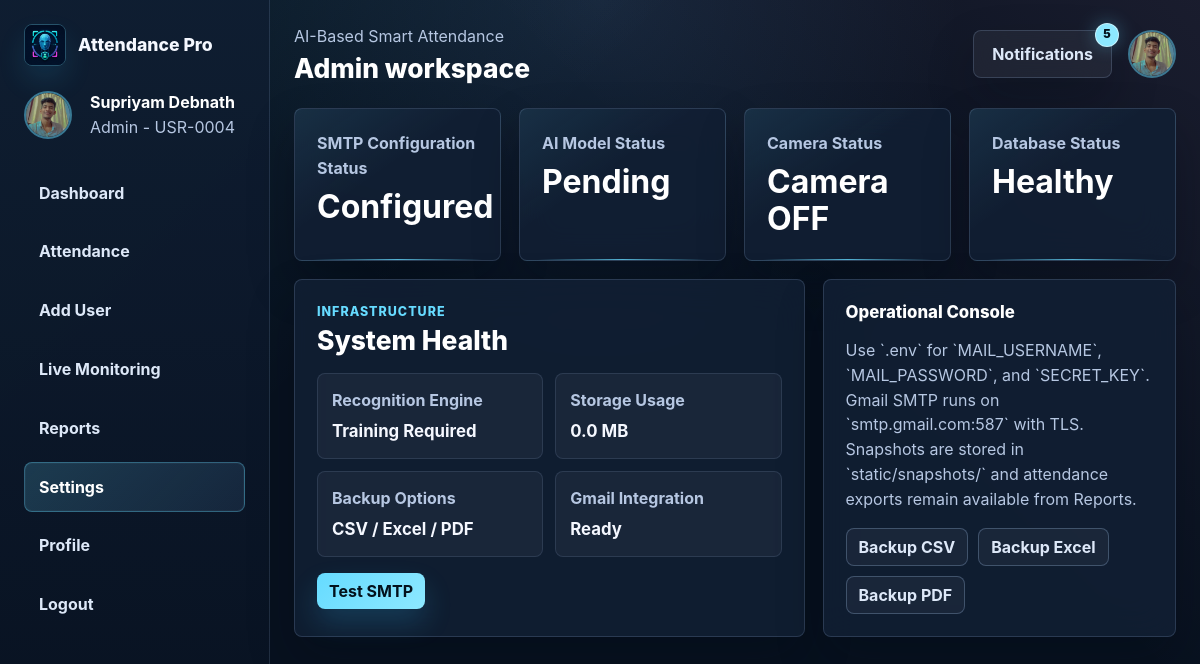
/settings (signed in), run on the app's committed database.
### database.py (models this page shows)
class User(db.Model):
    __tablename__ = "users"
    id = db.Column(db.Integer, primary_key=True)
    username = db.Column(db.String(80), unique=True, nullable=False, index=True)
    password = db.Column(db.String(255), nullable=False)
    role = db.Column(db.String(32), nullable=False, default="user")
    email = db.Column(db.String(160), unique=True, nullable=False, index=True)
    avatar = db.Column(db.String(255), nullable=False, default="default_user.png")
    full_name = db.Column(db.String(160), nullable=False, default="")
    id_number = db.Column(db.String(80), unique=True, nullable=False, default="")
    created_at = db.Column(db.DateTime, nullable=False, default=datetime.utcnow)
    updated_at = db.Column(db.DateTime, nullable=False, default=datetime.utcnow, onupdate=datetime.utcnow)
    edited_by = db.Column(db.Integer, nullable=True)
    edited_at = db.Column(db.DateTime, nullable=True)
    reset_otp_hash = db.Column(db.String(255), nullable=True)
    reset_otp_expires = db.Column(db.DateTime, nullable=True)
    attendance = db.relationship("Attendance", back_populates="user", cascade="all, delete-orphan")

class SystemLog(db.Model):
    __tablename__ = "system_logs"
    id = db.Column(db.Integer, primary_key=True)
    action = db.Column(db.String(255), nullable=False)
    edited_by = db.Column(db.Integer, nullable=True)
    timestamp = db.Column(db.DateTime, nullable=False, default=datetime.utcnow, index=True)

### app.py (the view)
@app.route("/settings")
@admin_required
def settings():
    db_ok = DB_PATH.exists()
    storage_mb = sum(path.stat().st_size for path in SNAPSHOT_DIR.glob("*.jpg")) / (1024 * 1024) if SNAPSHOT_DIR.exists() else 0
    return render_template(
        "settings.html",
        trained=TRAINER_PATH.exists(),
        smtp_ready=bool(app.config["MAIL_USERNAME"] and app.config["MAIL_PASSWORD"]),
        camera_enabled=camera_enabled,
        db_ok=db_ok,
        storage_mb=round(storage_mb, 2),
    )

### app.py (called while the page is built, shortened)
def current_user() -> User | None:
    user_id = session.get("user_id")
    return db.session.get(User, user_id) if user_id else None

def admin_required(view: Callable):
    @wraps(view)
    def wrapped(*args, **kwargs):
        user = current_user()
        if not user:
            flash("Please sign in to continue.", "warning")
            return redirect(url_for("login"))
        if user.role != "admin":
            flash("Administrator access is required.", "danger")
            return redirect(url_for("user_dashboard"))
        return view(*args, **kwargs)
    return wrapped

def avatar_filename(user: User | None) -> str:
    if not user:
        return "placeholder.png"
    candidate = AVATAR_DIR / (user.avatar or "")
    if candidate.exists():
        return candidate.name
    return "default_admin.png" if user.role == "admin" else "default_user.png"

@app.context_processor
def inject_globals():
    user = current_user()
    session.setdefault("csrf_token", secrets.token_urlsafe(32))
    total_logs = SystemLog.query.count() if user else 0
    unseen = max(total_logs - session.get("notification_seen_count", 0), 0)
    return {
        "auth_user": user,
        "avatar_for": avatar_filename,
        "csrf_token": session["csrf_token"],
        "notification_count": "99+" if unseen > 99 else unseen,
        "notifications": notification_items(8) if user else [],
    }

@app.before_request
def protect_state_changes():
    if request.method != "POST":
        return None

def notification_items(limit: int = 12) -> list[dict[str, str]]:
    return [
        {
            "action": log.action,
            "time": log.timestamp.strftime("%H:%M:%S"),
            "date": log.timestamp.strftime("%Y-%m-%d"),
        }
        for log in SystemLog.query.order_by(SystemLog.timestamp.desc()).limit(limit).all()
    ]

@app.teardown_appcontext
def shutdown_session(_exception=None):
    db.session.remove()

### templates/settings.html
<!doctype html><html lang="en"><head><meta charset="utf-8"><meta name="viewport" content="width=device-width, initial-scale=1"><title>Settings</title><link href="https://cdn.jsdelivr.net/npm/bootstrap@5.3.7/dist/css/bootstrap.min.css" rel="stylesheet"><link rel="stylesheet" href="{{ url_for('static', filename='css/style.css') }}"><link rel="stylesheet" href="{{ url_for('static', filename='css/responsive.css') }}"></head><body><div class="app-shell"><aside class="sidebar">{% include 'sidebar.html' %}</aside><main class="main-panel">{% include 'topbar.html' %}
<section class="stat-grid">
  <article class="glass metric"><span>SMTP Configuration Status</span><strong>{{ 'Configured' if smtp_ready else 'Needs Setup' }}</strong></article>
  <article class="glass metric"><span>AI Model Status</span><strong>{{ 'Ready' if trained else 'Pending' }}</strong></article>
  <article class="glass metric"><span>Camera Status</span><strong>{{ 'Camera ON' if camera_enabled else 'Camera OFF' }}</strong></article>
  <article class="glass metric"><span>Database Status</span><strong>{{ 'Healthy' if db_ok else 'Check DB' }}</strong></article>
</section>
<section class="dashboard-grid">
  <article class="glass panel"><p class="eyebrow mb-1">Infrastructure</p><h1 class="hero-title mb-3">System Health</h1><div class="health-grid"><div><span>Recognition Engine</span><strong>{{ 'Online' if trained else 'Training Required' }}</strong></div><div><span>Storage Usage</span><strong>{{ storage_mb }} MB</strong></div><div><span>Backup Options</span><strong>CSV / Excel / PDF</strong></div><div><span>Gmail Integration</span><strong>{{ 'Ready' if smtp_ready else 'Environment Pending' }}</strong></div></div><button class="btn btn-accent mt-3" data-test-smtp>Test SMTP</button></article>
  <article class="glass panel"><h2 class="section-title">Operational Console</h2><p class="muted">Use `.env` for `MAIL_USERNAME`, `MAIL_PASSWORD`, and `SECRET_KEY`. Gmail SMTP runs on `smtp.gmail.com:587` with TLS. Snapshots are stored in `static/snapshots/` and attendance exports remain available from Reports.</p><div class="toolbar"><a class="btn btn-outline-light" href="{{ url_for('export_csv') }}">Backup CSV</a><a class="btn btn-outline-light" href="{{ url_for('export_excel') }}">Backup Excel</a><a class="btn btn-outline-light" href="{{ url_for('export_pdf') }}">Backup PDF</a></div></article>
</section>
</main></div><script src="{{ url_for('static', filename='js/app.js') }}"></script></body></html>

### templates/sidebar.html (shortened to what this page needs)
<div class="brand"><img src="{{ url_for('static', filename='images/logo.png') }}" alt="Logo"><span>Attendance Pro</span></div>
<div class="profile-card mt-4"><img class="avatar" src="{{ url_for('static', filename='images/avatars/' + avatar_for(auth_user)) }}"><div><strong>{{ auth_user.full_name or auth_user.username }}</strong><div class="muted">{{ auth_user.role|title }} - {{ auth_user.id_number }}</div></div></div>
<nav class="nav-stack">
  <a class="nav-link-custom {% if request.endpoint in ['admin_dashboard', 'user_dashboard'] %}active{% endif %}" href="{{ url_for('admin_dashboard' if auth_user.role == 'admin' else 'user_dashboard') }}">Dashboard</a>
  <a class="nav-link-custom {% if request.endpoint == 'attendance_view' %}active{% endif %}" href="{{ url_for('attendance_view') }}">Attendance</a>
  {% if auth_user.role == 'admin' %}
  <a class="nav-link-custom {% if request.endpoint in ['add_user', 'capture_user', 'delete_user', 'edit_user'] %}active{% endif %}" href="{{ url_for('add_user') }}">Add User</a>
  <a class="nav-link-custom {% if request.endpoint in ['camera_page', 'live_monitoring'] %}active{% endif %}" href="{{ url_for('live_monitoring') }}">Live Monitoring</a>
  <a class="nav-link-custom {% if request.endpoint in ['reports', 'export_csv', 'export_excel'] %}active{% endif %}" href="{{ url_for('reports') }}">Reports</a>
  <a class="nav-link-custom {% if request.endpoint == 'settings' %}active{% endif %}" href="{{ url_for('settings') }}">Settings</a>
  {% endif %}
  <a class="nav-link-custom {% if request.endpoint == 'profile' %}active{% endif %}" href="{{ url_for('profile') }}">Profile</a>
  <a class="nav-link-custom" href="{{ url_for('logout') }}" data-logout-trigger>Logout</a>
</nav>

### templates/topbar.html (shortened to what this page needs)
<header class="topbar">
  <div><p class="muted mb-1">AI-Based Smart Attendance</p><h1 class="hero-title mb-0">{{ auth_user.role|title }} workspace</h1></div>
  <div class="d-flex align-items-center gap-3">
    <div class="topbar-menu">
      <button class="glass notification-pill" data-notification-toggle type="button">Notifications <span class="notification-badge" data-notification-badge>{{ notification_count }}</span></button>
    </div>
    <div class="topbar-menu">
      <button class="avatar-button" data-profile-toggle type="button"><img class="avatar" src="{{ url_for('static', filename='images/avatars/' + avatar_for(auth_user)) }}"></button>
    </div>
  </div>
</header>

### data on the page
User: avatar (picture), full_name "Supriyam Debnath", role "Admin", id_number "USR-0004"
SystemLog: action "Camera OFF"

### other printed values
{{ notification_count }} "5"
{{ 'Configured' if smtp_ready else 'Needs Setup' }} "Configured"
{{ 'Ready' if trained else 'Pending' }} "Pending"
{{ 'Healthy' if db_ok else 'Check DB' }} "Healthy"
{{ 'Online' if trained else 'Training Required' }} "Training Required"
{{ storage_mb }} "0.0"
{{ 'Ready' if smtp_ready else 'Environment Pending' }} "Ready"
